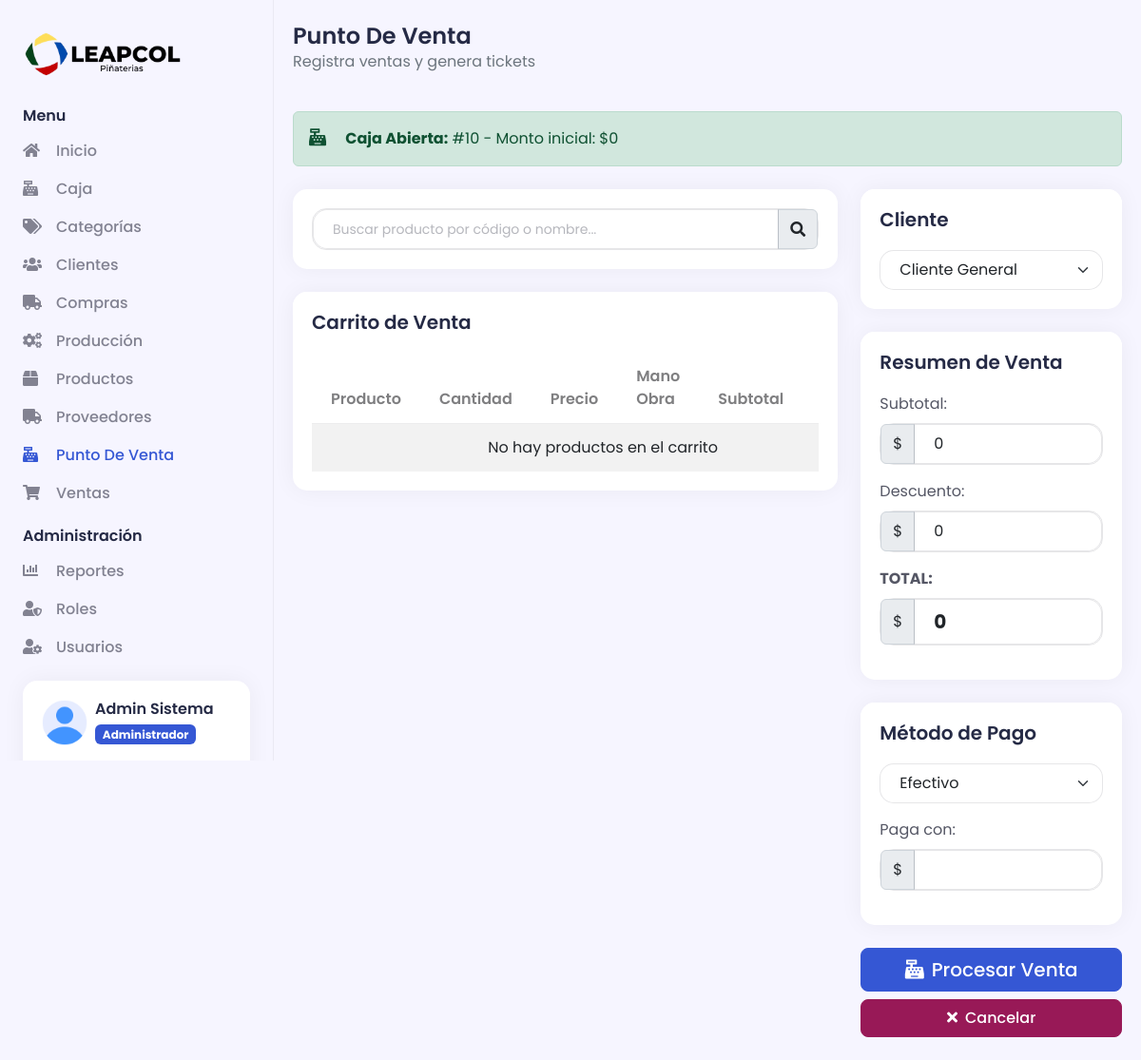
The app's page /pos (signed in) with its own data.
### tables this page shows
CREATE TABLE `modulos` (
  `id` int(11) NOT NULL,
  `nombre` varchar(50) NOT NULL,
  `descripcion` varchar(100) DEFAULT NULL,
  `icono` varchar(50) DEFAULT NULL,
  `url` varchar(100) NOT NULL,
  `estado` tinyint(1) NOT NULL DEFAULT 1
);

CREATE TABLE `cajas` (
  `id` int(11) NOT NULL,
  `usuario_id` int(11) NOT NULL,
  `fecha_apertura` datetime NOT NULL DEFAULT current_timestamp(),
  `fecha_cierre` datetime DEFAULT NULL,
  `monto_inicial` decimal(10,2) NOT NULL DEFAULT 0.00,
  `monto_final` decimal(10,2) DEFAULT NULL,
  `total_ventas` decimal(10,2) DEFAULT 0.00,
  `total_efectivo` decimal(10,2) DEFAULT 0.00,
  `total_tarjeta` decimal(10,2) DEFAULT 0.00,
  `total_transferencia` decimal(10,2) DEFAULT 0.00,
  `estado` tinyint(1) NOT NULL DEFAULT 1 COMMENT '1=Abierta, 0=Cerrada',
  `observaciones` text DEFAULT NULL
);

### Views/Pos/pos.php (the view, shortened to what the rows shown need)
<?php headerAdmin($data); ?>
<div class="d2c_main px-0 px-md-2 py-4">
    <div class="container-fluid">
        <div class="d-flex justify-content-between align-items-center mb-4">
            <div>
            </div>
        </div>
        <?php if(!isset($data['cajaAbierta']) || !$data['cajaAbierta']): ?>
        <div class="alert alert-warning mb-4">
            <i class="fas fa-exclamation-triangle me-2"></i>
            <strong>Atención:</strong> No tienes una caja abierta. Las ventas se registrarán pero no se contabilizarán en caja.
            <a href="<?= BASE_URL ?>caja" class="btn btn-sm btn-warning ms-2">Abrir Caja</a>
        </div>
        <?php else: ?>
        <div class="alert alert-success mb-4">
            <i class="fas fa-cash-register me-2"></i>
            <strong>Caja Abierta:</strong> #<?= $data['cajaAbierta']['id'] ?> - Monto inicial: $<?= number_format($data['cajaAbierta']['monto_inicial'], 0) ?>
        </div>
        <?php endif; ?>
        <div class="row">
            <div class="col-lg-8">
                <div class="card">
                    <div class="card-body">
                        <div class="table-responsive">
                            <table class="table table-hover table-striped" id="tablaCarrito">
                                <thead>
                                    <tr>
                                        <th>Producto</th>
                                        <th width="100">Cantidad</th>
                                        <th width="100">Precio</th>
                                        <th width="100">Mano Obra</th>
                                        <th width="120">Subtotal</th>
                                        <th width="50">Acción</th>
                                    </tr>
                                </thead>
                            </table>
                        </div>
                    </div>
                </div>
            </div>
            <div class="col-lg-4">
            </div>
        </div>
    </div>
</div>

### Views/Template/navbar.php (shortened to what the rows shown need)
<div class="d2c_sidebar offcanvas-lg offcanvas-start p-4" tabindex="-1" id="d2c_sidebar">
    <div class="d-flex flex-column">
        <ul class="navbar-nav flex-grow-1">
            <li class="nav-item">
                <ul class="sub-menu">
                    <?php
                    $userModules = getUserModules();
                    $mainModules = ['categorias', 'productos', 'produccion', 'clientes', 'proveedores', 'compras', 'pos', 'ventas', 'caja'];
                    foreach($userModules as $module):
                        if(in_array($module['url'], $mainModules)):
                    ?>
                    <li class="nav-item <?= (isset($data['page_name']) && $data['page_name'] == $module['url']) ? 'active' : '' ?>">
                        <a class="sub-menu-link" href="<?= BASE_URL ?><?= $module['url'] ?>">
                            <span class="d2c_icon">
                                <i class="<?= $module['icono'] ?>"></i>
                            </span>
                            <span> <?= $module['nombre'] ?> </span>
                        </a>
                    </li>
                    <?php
                        endif;
                    endforeach;
                    ?>
                </ul>
            </li>
            <?php
            $adminModules = ['usuarios', 'roles', 'reportes'];
            $hasAdminModules = false;
            foreach($userModules as $module) {
                if(in_array($module['url'], $adminModules)) {
                    $hasAdminModules = true;
                    break;
                }
            }
            if($hasAdminModules):
            ?>
            <li class="nav-item">
                <ul class="sub-menu collapse show" id="admin">
                    <?php
                    foreach($userModules as $module):
                        if(in_array($module['url'], $adminModules)):
                    ?>
                    <li class="nav-item <?= (isset($data['page_name']) && $data['page_name'] == $module['url']) ? 'active' : '' ?>">
                        <a class="sub-menu-link" href="<?= BASE_URL ?><?= $module['url'] ?>">
                            <span class="d2c_icon">
                                <i class="<?= $module['icono'] ?>"></i>
                            </span>
                            <span> <?= $module['nombre'] ?> </span>
                        </a>
                    </li>
                    <?php
                        endif;
                    endforeach;
                    ?>
                </ul>
            </li>
            <?php endif; ?>
        </ul>
    </div>
</div>

### records on screen
modulos: nombre "Caja"
modulos: nombre "Categorías"
modulos: nombre "Clientes"
modulos: nombre "Compras"
modulos: nombre "Producción"
modulos: nombre "Productos"
modulos: nombre "Proveedores"
modulos: nombre "Punto De Venta"
modulos: nombre "Ventas"
modulos: nombre "Reportes"
modulos: nombre "Roles"
modulos: nombre "Usuarios"
cajas: id "10", monto_inicial "0"

### other values on screen
$_SESSION['userData']['nombre'] "Admin"
$_SESSION['userData']['apellido'] "Sistema"
$_SESSION['userData']['nombrerol'] "Administrador"
